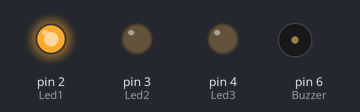
A sketch run on a simulated Arduino Uno, built with avr-gcc and run on an emulated ATmega328P. On the bench: output pins drawn as LEDs (lit = HIGH), buzzer (waves = sounding, pin HIGH).

Above: at 0.5 s.
At 2.5 s:
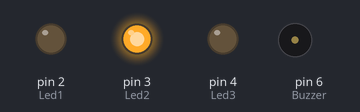
At 4.5 s:
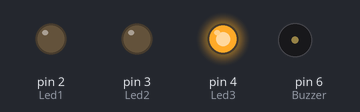
At 6.5 s:
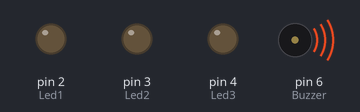
At 8.5 s:
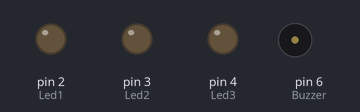
Timing chart, 0 to 9.1 s (numbered marks = the images above):
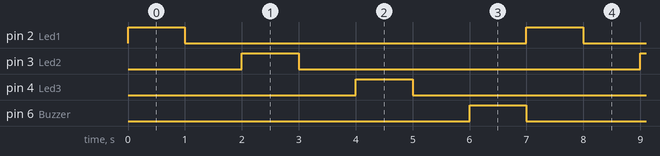

Measured:
- by itself, pin 2 (Led1), pin 3 (Led2), pin 4 (Led3), pin 6 (Buzzer): alternates HIGH for 1.0 s and LOW for 6.0 s
- by itself, everything shown: repeats every 7.0 s, in 8 steps

The sketch:

LedNbuzzer.ino
```cpp
int Led1=2;
int Led2=3;
int Led3=4;
int Buzzer=6;

void setup() {
  pinMode(Led1,OUTPUT);
pinMode(Led2,OUTPUT);
pinMode(Led3,OUTPUT);
pinMode(Buzzer,OUTPUT);
}

void loop() {
  digitalWrite(Led1,HIGH);
  delay(1000);
  digitalWrite(Led1,LOW);
  delay(1000);
  digitalWrite(Led2,HIGH);
   delay(1000);
  digitalWrite(Led2,LOW);
  delay(1000);
digitalWrite(Led3,HIGH);
 delay(1000);
digitalWrite(Led3,LOW);
delay(1000);
digitalWrite(Buzzer,HIGH);
delay(1000);
digitalWrite(Buzzer,LOW);
}
```
